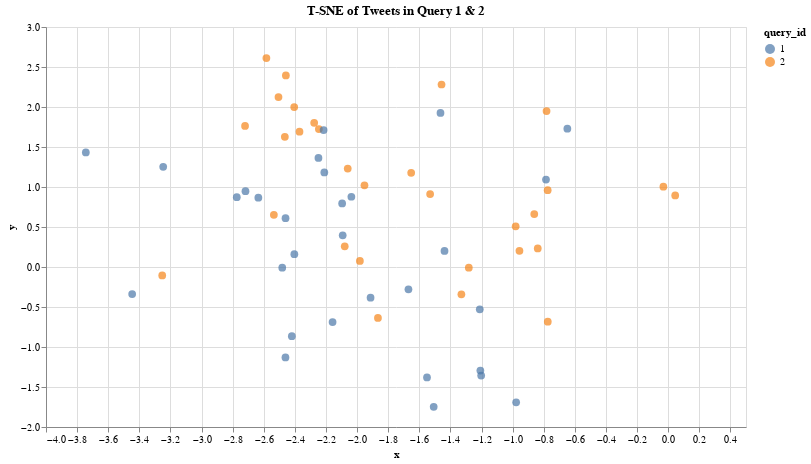

The notebook cell saved with this chart:
### Code cell
scatter_plot = alt.Chart(df_plot).mark_circle(size=60).encode(
    x='x',
    y='y',
    color='query_id:N', 
    tooltip=['docId', 'query_id']
).properties(
    width=700,
    height=400,
    title='T-SNE of Tweets in Query 1 & 2'
)

scatter_plot.display()

### Figure 1 — Vega-Lite specification as saved in the notebook (floating-point values rounded to 4 significant figures)
{"config": {"view": {"continuousWidth": 300, "continuousHeight": 300}}, "data": {"name": "data-dd37a777f2b6dba416947a945a456b9b"}, "mark": {"type": "circle", "size": 60}, "encoding": {"color": {"field": "query_id", "type": "nominal"}, "tooltip": [{"field": "docId", "type": "nominal"}, {"field": "query_id", "type": "quantitative"}], "x": {"field": "x", "type": "quantitative"}, "y": {"field": "y", "type": "quantitative"}}, "height": 400, "title": "T-SNE of Tweets in Query 1 & 2", "width": 700, "$schema": "https://vega.github.io/schema/vega-lite/v5.20.1.json", "datasets": {"data-dd37a777f2b6dba416947a945a456b9b": [{"x": -3.253, "y": -0.1059, "docId": "doc_12", "query_id": 2.0}, {"x": -2.404, "y": 1.999, "docId": "doc_17", "query_id": 2.0}, {"x": -1.531, "y": 0.9119, "docId": "doc_18", "query_id": 2.0}, {"x": -2.246, "y": 1.724, "docId": "doc_19", "query_id": 2.0}, {"x": -0.9808, "y": 0.5089, "docId": "doc_103", "query_id": 2.0}, {"x": -2.465, "y": 1.627, "docId": "doc_108", "query_id": 2.0}, {"x": -2.06, "y": 1.23, "docId": "doc_120", "query_id": 2.0}, {"x": -0.7858, "y": 1.093, "docId": "doc_156", "query_id": 1.0}, {"x": -2.276, "y": 1.802, "docId": "doc_162", "query_id": 2.0}, {"x": -0.03114, "y": 1.004, "docId": "doc_189", "query_id": 2.0}, {"x": -2.505, "y": 2.124, "docId": "doc_285", "query_id": 2.0}, {"x": -1.652, "y": 1.177, "docId": "doc_319", "query_id": 2.0}, {"x": -0.9564, "y": 0.2021, "docId": "doc_427", "query_id": 2.0}, {"x": -2.583, "y": 2.612, "docId": "doc_460", "query_id": 2.0}, {"x": -2.458, "y": 2.394, "docId": "doc_748", "query_id": 2.0}, {"x": -2.635, "y": 0.8659, "docId": "doc_1039", "query_id": 1.0}, {"x": -2.096, "y": 0.7945, "docId": "doc_1047", "query_id": 1.0}, {"x": -1.282, "y": -0.008823, "docId": "doc_1566", "query_id": 2.0}, {"x": -2.08, "y": 0.2582, "docId": "doc_1651", "query_id": 2.0}, {"x": -2.37, "y": 1.691, "docId": "doc_1666", "query_id": 2.0}, {"x": -2.404, "y": 0.1603, "docId": "doc_1685", "query_id": 1.0}, {"x": -0.7743, "y": -0.6834, "docId": "doc_1785", "query_id": 2.0}, {"x": -2.461, "y": -1.131, "docId": "doc_2100", "query_id": 1.0}, {"x": -1.953, "y": 1.021, "docId": "doc_2528", "query_id": 2.0}, {"x": -0.8388, "y": 0.2327, "docId": "doc_2653", "query_id": 2.0}, {"x": -0.9776, "y": -1.692, "docId": "doc_2732", "query_id": 1.0}, {"x": -2.535, "y": 0.652, "docId": "doc_3005", "query_id": 2.0}, {"x": -0.8612, "y": 0.6621, "docId": "doc_3076", "query_id": 2.0}, {"x": 0.04491, "y": 0.895, "docId": "doc_3116", "query_id": 2.0}, {"x": -2.211, "y": 1.182, "docId": "doc_3287", "query_id": 1.0}, {"x": -1.67, "y": -0.2786, "docId": "doc_3474", "query_id": 1.0}, {"x": -1.464, "y": 1.926, "docId": "doc_3497", "query_id": 1.0}, {"x": -2.215, "y": 1.712, "docId": "doc_3570", "query_id": 1.0}, {"x": -0.7751, "y": 0.9607, "docId": "doc_3646", "query_id": 2.0}, {"x": -1.457, "y": 2.281, "docId": "doc_3682", "query_id": 2.0}, {"x": -0.7822, "y": 1.949, "docId": "doc_3927", "query_id": 2.0}, {"x": -3.744, "y": 1.432, "docId": "doc_3954", "query_id": 1.0}, {"x": -1.508, "y": -1.748, "docId": "doc_4053", "query_id": 1.0}, {"x": -1.33, "y": -0.3413, "docId": "doc_4176", "query_id": 2.0}, {"x": -2.72, "y": 1.763, "docId": "doc_4304", "query_id": 2.0}, {"x": -1.438, "y": 0.2014, "docId": "doc_5480", "query_id": 1.0}, {"x": -1.211, "y": -0.5285, "docId": "doc_5512", "query_id": 1.0}, {"x": -1.914, "y": -0.3842, "docId": "doc_5751", "query_id": 1.0}, {"x": -2.718, "y": 0.9481, "docId": "doc_5899", "query_id": 1.0}, {"x": -1.551, "y": -1.381, "docId": "doc_6477", "query_id": 1.0}, {"x": -2.158, "y": -0.6881, "docId": "doc_8066", "query_id": 1.0}, {"x": -1.208, "y": -1.295, "docId": "doc_8819", "query_id": 1.0}, {"x": -2.093, "y": 0.3964, "docId": "doc_9180", "query_id": 1.0}, {"x": -2.42, "y": -0.8641, "docId": "doc_9696", "query_id": 1.0}, {"x": -1.202, "y": -1.357, "docId": "doc_9850", "query_id": 1.0}, {"x": -0.6484, "y": 1.73, "docId": "doc_9937", "query_id": 1.0}, {"x": -2.037, "y": 0.8781, "docId": "doc_10048", "query_id": 1.0}, {"x": -3.446, "y": -0.339, "docId": "doc_10272", "query_id": 1.0}, {"x": -3.247, "y": 1.252, "docId": "doc_11229", "query_id": 1.0}, {"x": -2.249, "y": 1.364, "docId": "doc_11298", "query_id": 1.0}, {"x": -2.774, "y": 0.873, "docId": "doc_12080", "query_id": 1.0}, {"x": -2.481, "y": -0.008489, "docId": "doc_16436", "query_id": 1.0}, {"x": -2.46, "y": 0.6099, "docId": "doc_23088", "query_id": 1.0}, {"x": -1.866, "y": -0.6372, "docId": "doc_43341", "query_id": 2.0}, {"x": -1.982, "y": 0.07633, "docId": "doc_43540", "query_id": 2.0}]}}
